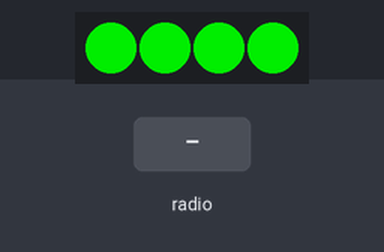
The program below on a simulated BBC micro:bit running MicroPython. On the bench: 4 RGB LEDs in strip order, left to right. Inputs (shaded band) come from the test bench. Dim RGB values are drawn brighter than linear.

Above: at 1.2 s.
1.3 s: radio message "flash2" arrives
At 2.5 s:
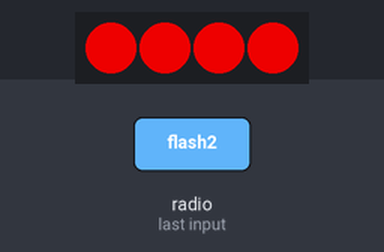
2.8 s: radio message "flow2" arrives
At 3.6 s:
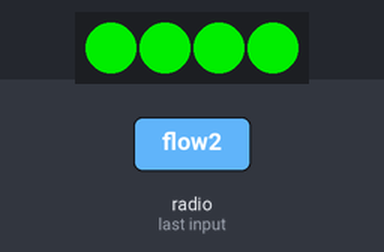
Timing chart, 0 to 5.8 s (numbered marks = the images above; inputs shaded):
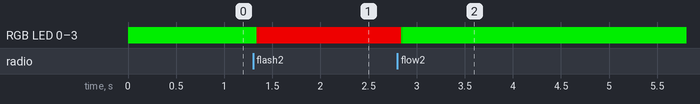

Measured:
- after the input at 1.3 s, RGB LED 0–3: RGB(0, 200, 0) → RGB(131, 0, 0) at once, → RGB(199, 0, 0) 0.02 s later
- after the input at 2.8 s, RGB LED 0–3: RGB(199, 0, 0) → RGB(0, 131, 0) at once, → RGB(0, 199, 0) 0.02 s later

The program:

side.py
```python
# 사이드 인디케이터(새버전)
# run: green, flash: red, flow: blue*2 - green
import radio
from random import randint
from microbit import *
import neopixel

# Create the "flash" animation frames. Can you work out how it's done?
flash = [Image().invert()*(i/9) for i in range(9, -1, -1)]

# The radio won't work unless it's switched on.
radio.on()
np = neopixel.NeoPixel(pin0, 4)

for pixel_id in range(0, len(np)):
    red = 0
    green = 200
    blue = 0

    # Assign the current LED a random red, green and blue value between 0 and 60
    np[pixel_id] = (red, green, blue)

    # Display the current pixel data on the Neopixel strip
    np.show()

# Event loop.
while True:
    incoming = radio.receive()
    if incoming == 'run2':
        for pixel_id in range(0, len(np)):

            np[pixel_id] = (0, 200, 0)

            # Display the current pixel data on the Neopixel strip
            np.show()

    if incoming == 'flash2':
        for num in range(0, 200):
            for pixel_id in range(0, len(np)):
                np[pixel_id] = (num, 0, 0)

            np.show()

    if incoming == 'flow2':
        for num in range(0, 200):
            for pixel_id in range(0, len(np)):
                np[pixel_id] = (0, num, 0)

            np.show()

    if incoming == 'stop2':
        for pixel_id in range(0, len(np)):

            np[pixel_id] = (0, 200, 0)

            # Display the current pixel data on the Neopixel strip
            np.show()

    if incoming == 'auth2':
        for pixel_id in range(0, len(np)):

            np[pixel_id] = (0, 200, 0)

            # Display the current pixel data on the Neopixel strip
            np.show()

    if incoming == 'close2':
        for pixel_id in range(0, len(np)):

            np[pixel_id] = (200, 0, 0)

            # Display the current pixel data on the Neopixel strip
            np.show()
```
